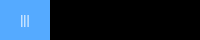
     <widget class="QFrame" name="FrameTopBar">
      <property name="sizePolicy">
       <sizepolicy hsizetype="Expanding" vsizetype="Expanding">
        <horstretch>0</horstretch>
        <verstretch>0</verstretch>
       </sizepolicy>
      </property>
      <property name="maximumSize">
       <size>
        <width>16777215</width>
        <height>40</height>
       </size>
      </property>
      <property name="styleSheet">
       <string notr="true"/>
      </property>
      <property name="frameShape">
       <enum>QFrame::NoFrame</enum>
      </property>
      <property name="frameShadow">
       <enum>QFrame::Raised</enum>
      </property>
      <property name="lineWidth">
       <number>0</number>
      </property>
      <layout class="QHBoxLayout" name="horizontalLayout">
       <property name="spacing">
        <number>0</number>
       </property>
       <property name="leftMargin">
        <number>0</number>
       </property>
       <property name="topMargin">
        <number>0</number>
       </property>
       <property name="rightMargin">
        <number>0</number>
       </property>
       <property name="bottomMargin">
        <number>0</number>
       </property>
       <item>
        <widget class="QFrame" name="FrameToogleButton">
         <property name="sizePolicy">
          <sizepolicy hsizetype="Expanding" vsizetype="Expanding">
           <horstretch>0</horstretch>
           <verstretch>0</verstretch>
          </sizepolicy>
         </property>
         <property name="minimumSize">
          <size>
           <width>50</width>
           <height>0</height>
          </size>
         </property>
         <property name="maximumSize">
          <size>
           <width>70</width>
           <height>40</height>
          </size>
         </property>
         <property name="styleSheet">
          <string notr="true">background-color: rgb(85, 170, 255);</string>
         </property>
         <property name="frameShape">
          <enum>QFrame::NoFrame</enum>
         </property>
         <property name="frameShadow">
          <enum>QFrame::Raised</enum>
         </property>
         <property name="lineWidth">
          <number>0</number>
         </property>
         <layout class="QVBoxLayout" name="verticalLayout_2">
          <property name="spacing">
           <number>0</number>
          </property>
          <property name="leftMargin">
           <number>0</number>
          </property>
          <property name="topMargin">
           <number>0</number>
          </property>
          <property name="rightMargin">
           <number>0</number>
          </property>
          <property name="bottomMargin">
           <number>0</number>
          </property>
          <item>
           <widget class="QPushButton" name="btnToogleMenu">
            <property name="sizePolicy">
             <sizepolicy hsizetype="Expanding" vsizetype="Expanding">
              <horstretch>0</horstretch>
              <verstretch>0</verstretch>
             </sizepolicy>
            </property>
            <property name="minimumSize">
             <size>
              <width>50</width>
              <height>0</height>
             </size>
            </property>
            <property name="maximumSize">
             <size>
              <width>70</width>
              <height>40</height>
             </size>
            </property>
            <property name="styleSheet">
             <string notr="true">color: rgb(255, 255, 255);
border: 0px solid;
font: 75 20pt &quot;MS Shell Dlg 2&quot;;</string>
            </property>
            <property name="text">
             <string>|||</string>
            </property>
            <property name="icon">
             <iconset theme="UI">
              <normaloff>.</normaloff>.</iconset>
            </property>
           </widget>
          </item>
         </layout>
        </widget>
       </item>
       <item>
        <widget class="QFrame" name="FrameTop">
         <property name="sizePolicy">
          <sizepolicy hsizetype="Expanding" vsizetype="Expanding">
           <horstretch>0</horstretch>
           <verstretch>0</verstretch>
          </sizepolicy>
         </property>
         <property name="maximumSize">
          <size>
           <width>16777215</width>
           <height>40</height>
          </size>
         </property>
         <property name="styleSheet">
          <string notr="true">background-color: rgb(0, 0, 0);</string>
         </property>
         <property name="frameShape">
          <enum>QFrame::NoFrame</enum>
         </property>
         <property name="frameShadow">
          <enum>QFrame::Raised</enum>
         </property>
         <property name="lineWidth">
          <number>0</number>
         </property>
        </widget>
       </item>
       <item>
        <widget class="QFrame" name="FrameWindowBtn">
         <property name="sizePolicy">
          <sizepolicy hsizetype="Expanding" vsizetype="Expanding">
           <horstretch>0</horstretch>
           <verstretch>0</verstretch>
          </sizepolicy>
         </property>
         <property name="maximumSize">
          <size>
           <width>150</width>
           <height>16777215</height>
          </size>
         </property>
         <property name="styleSheet">
          <string notr="true">background-color: rgb(0, 0, 0);</string>
         </property>
         <property name="frameShape">
          <enum>QFrame::StyledPanel</enum>
         </property>
         <property name="frameShadow">
          <enum>QFrame::Raised</enum>
         </property>
         <layout class="QHBoxLayout" name="horizontalLayout_9">
          <property name="spacing">
           <number>1</number>
          </property>
          <property name="leftMargin">
           <number>2</number>
          </property>
          <property name="topMargin">
           <number>0</number>
          </property>
          <property name="rightMargin">
           <number>2</number>
          </property>
          <property name="bottomMargin">
           <number>0</number>
          </property>
          <item>
           <widget class="QPushButton" name="btnMinimize">
            <property name="minimumSize">
             <size>
              <width>0</width>
              <height>30</height>
             </size>
            </property>
            <property name="styleSheet">
             <string notr="true">QPushButton{
	color: rgb(255, 255, 255);
	background-color: rgb(0, 0, 0);
border: 0px solid;
}

QPushButton:hover{
background-color: rgb(85, 170, 255);
}</string>
            </property>
            <property name="text">
             <string/>
            </property>
            <property name="iconSize">
             <size>
              <width>16</width>
              <height>16</height>
             </size>
            </property>
            <property name="flat">
             <bool>true</bool>
            </property>
           </widget>
          </item>
          <item>
           <widget class="QPushButton" name="btnMaximize">
            <property name="minimumSize">
             <size>
              <width>0</width>
              <height>30</height>
             </size>
            </property>
            <property name="styleSheet">
             <string notr="true">QPushButton{
	color: rgb(255, 255, 255);
	background-color: rgb(0, 0, 0);
border: 0px solid;
}

QPushButton:hover{
background-color: rgb(85, 170, 255);
}</string>
            </property>
            <property name="text">
             <string/>
            </property>
            <property name="iconSize">
             <size>
              <width>16</width>
              <height>16</height>
             </size>
            </property>
            <property name="flat">
             <bool>true</bool>
            </property>
           </widget>
          </item>
          <item>
           <widget class="QPushButton" name="btnX">
            <property name="minimumSize">
             <size>
              <width>0</width>
              <height>30</height>
             </size>
            </property>
            <property name="styleSheet">
             <string notr="true">QPushButton{
	color: rgb(255, 255, 255);
	background-color: rgb(0, 0, 0);
border: 0px solid;
}

QPushButton:hover{
background-color: rgb(85, 170, 255);
}</string>
            </property>
            <property name="text">
             <string/>
            </property>
            <property name="iconSize">
             <size>
              <width>16</width>
              <height>16</height>
             </size>
            </property>
            <property name="flat">
             <bool>true</bool>
            </property>
           </widget>
          </item>
         </layout>
        </widget>
       </item>
      </layout>
     </widget>
